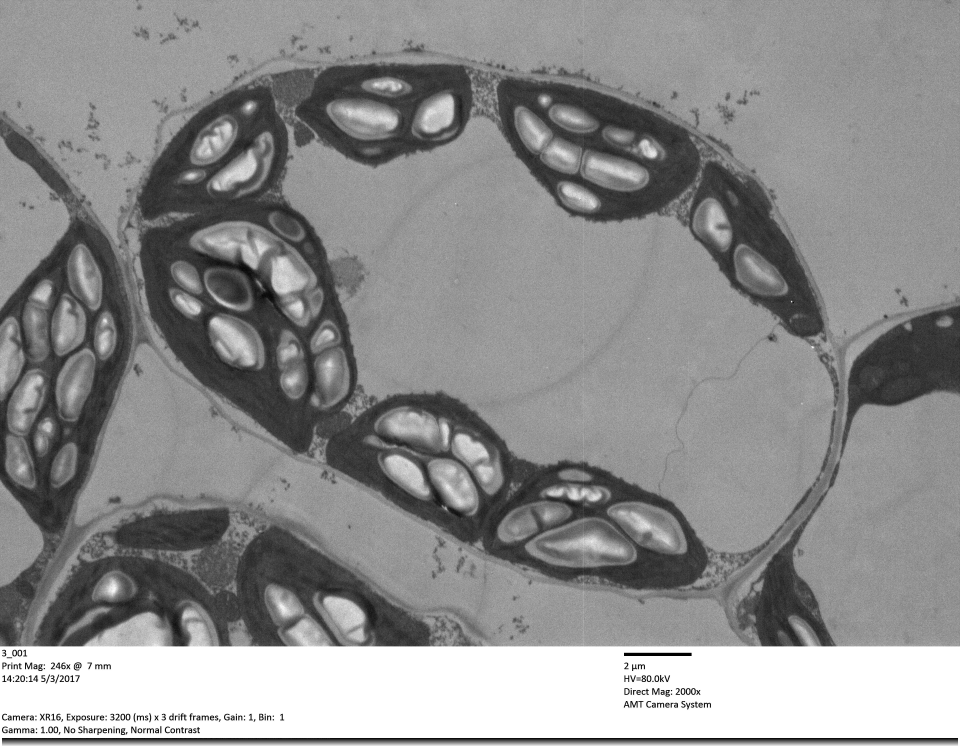
#> input picture OrgSegNet_LocalDevlopment/test_img/C040.jpg, 4800 x 3730 px (shown at 1/5 size)
$ python main.py   (older library calls are emulated)
#> lines starting #> are read from the running program, lines starting #| are printed output that depends on the picture
### OrgSegNet_LocalDevlopment/utils/inference_model.py
import onnxruntime as ort
import numpy as np
from PIL import Image
from utils.preprocess import preprocess
from utils.show_result import show_result
from utils.split_img import Crop_img
import warnings
warnings.filterwarnings("ignore")
def img_read(path):

#> called with path = 'test_img/C040.jpg'
    img_ori = Image.open(path).convert("RGB")
#> img_ori is the input picture: PIL image 4800x3730 RGB; min 0, max 255, mean 141.2
    old_img = img_ori
    img_ori = img_ori.resize([800, 600], Image.ANTIALIAS)
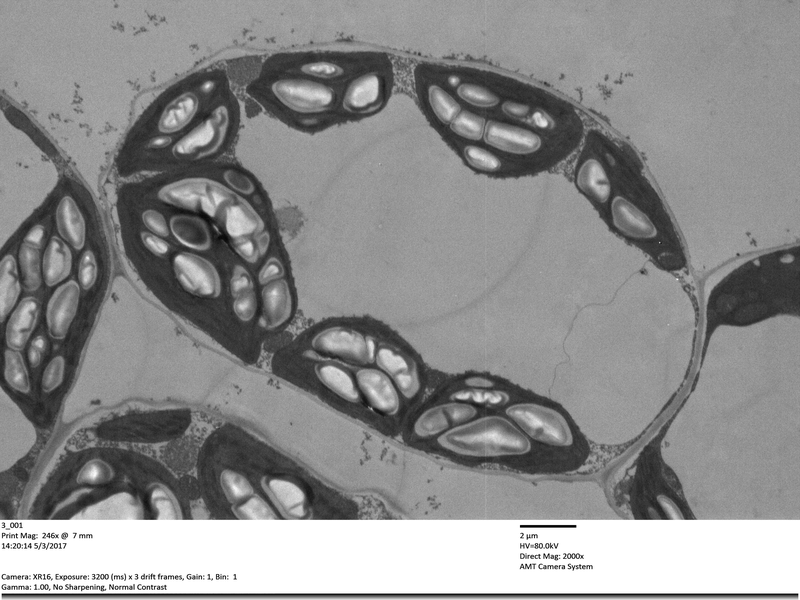
#> img_ori: PIL image 800x600 RGB; min 0, max 255, mean 141.2
    img_ori = np.array(img_ori)
    input_data = np.transpose(img_ori, (2, 0, 1))
    input_data = preprocess(input_data)
    input_data = input_data.reshape([1, 3, 600, 800])
    return input_data, old_img


def inference_model(path):

    input_data, old_img = img_read(path)
    onnx_path = r"../model_path/model.onnx"
    sess = ort.InferenceSession(onnx_path, providers=['CUDAExecutionProvider','CPUExecutionProvider'])
    input_name = sess.get_inputs()[0].name
    result = sess.run([], {input_name: input_data})
    seg_img, image = show_result(result, old_img)
    return old_img, seg_img, image

### OrgSegNet_LocalDevlopment/main.py
from PIL import Image
from utils.inference_model import inference_model
import os
from scipy.stats import norm
import cv2
import numpy as np
from utils.split_img import ReturnSplitImg
from threading import Thread
from utils.intensity import get_back_intensity
import pandas as pd
from utils.calculate_shape import VisGraphOther
import warnings

warnings.filterwarnings("ignore")


# [76 lines left out: functions func, cal_shape, not called in this run]


def main(path, rule, rule_length):
    old_img, seg_img, image = inference_model(path)
    background_intensity = get_back_intensity(old_img)

    L_old = old_img.convert("L")
    h, w = np.array(L_old).shape
    # |-user_1
    #   |--Chol
    #       |---shape_info
    #           |---LabeledShapes.png
    #           |---ShapeResultsTable.csv
    #           |---visibilityGraphs.gpickle
    #       |---Chlo__.tif
    #       |---Chlo_info.csv
    #       |---Chlo_.png
    #   |--Mito
    #   |--Nucl
    #   |--Vacu
    #   |--image.jpg


    user_path = r"user_2"
    if os.path.exists(user_path) == False:
        os.mkdir(user_path)


    image.save(user_path + "/image" + ".jpg")

    rule_per_pixel = round(rule / rule_length, 4)

    t1 = Thread(target=func, args=("Chloroplast", seg_img, background_intensity, L_old, h, w, user_path, rule_per_pixel))
    t2 = Thread(target=func, args=("Mitochondrion", seg_img, background_intensity, L_old, h, w, user_path, rule_per_pixel))
    t3 = Thread(target=func, args=("Vacuole", seg_img, background_intensity, L_old, h, w, user_path, rule_per_pixel))
    t4 = Thread(target=func, args=("Nucleus", seg_img, background_intensity, L_old, h, w, user_path, rule_per_pixel))


    t1.start()
    t2.start()
    t3.start()
    t4.start()

    t1.join()
    t2.join()
    t3.join()
    t4.join()

    resolution = max(h, w) // 100
    t1 = Thread(target=cal_shape, args=("Chloroplast", user_path, resolution))
    t2 = Thread(target=cal_shape, args=("Mitochondrion", user_path, resolution))
    t3 = Thread(target=cal_shape, args=("Vacuole", user_path, resolution))
    t4 = Thread(target=cal_shape, args=("Nucleus", user_path, resolution))

    t1.start()
    t2.start()
    t3.start()
    t4.start()

    t1.join()
    t2.join()
    t3.join()
    t4.join()


if __name__ == '__main__':

    path = r"test_img/C040.jpg"
    rule = 2000  # nm   1um=1000nm
    rule_length = 340  # 340 pixels
    main(path, rule, rule_length)
#> (the call stopped at in img_read, `input_data = preprocess(input_data)`: utils is not available in this run)

$ run again, with OrgSegNet_LocalDevlopment/test_img/2000nm520pixels.jpg copied over OrgSegNet_LocalDevlopment/test_img/C040.jpg
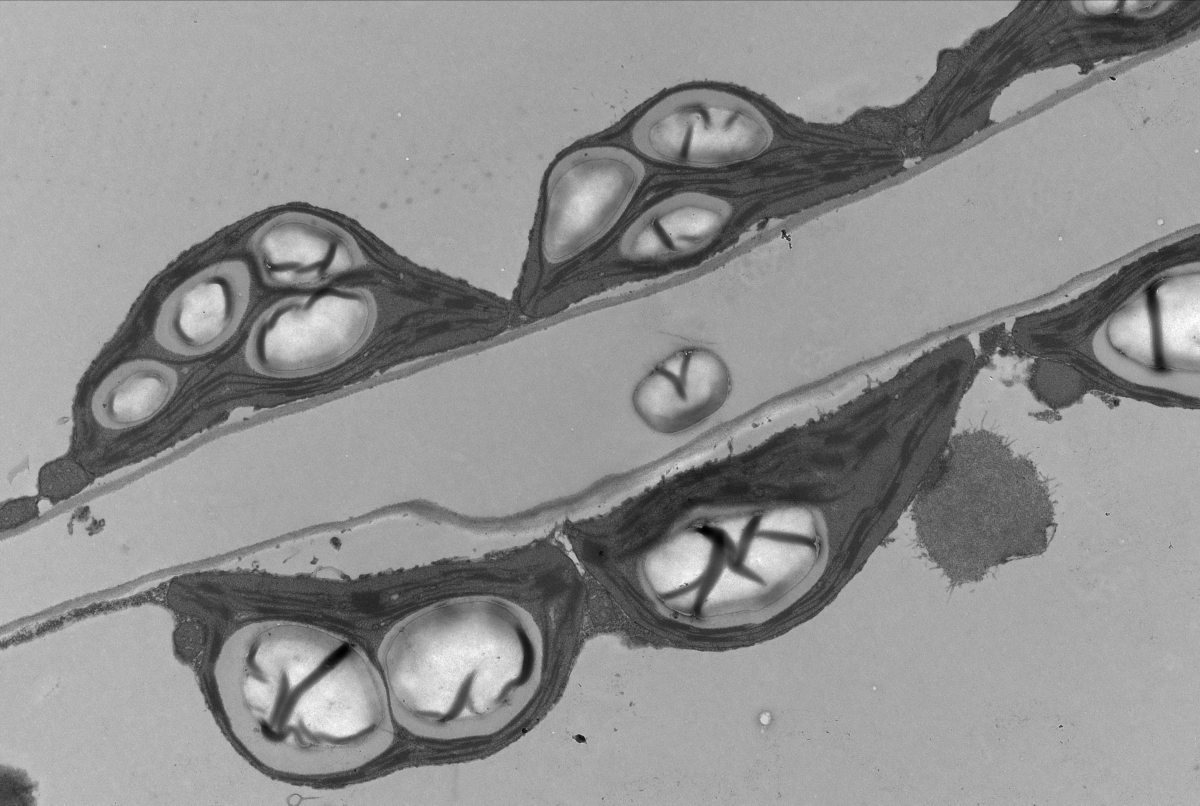
#> input picture OrgSegNet_LocalDevlopment/test_img/2000nm520pixels.jpg, 4800 x 3221 px (shown at 1/4 size)
#> in img_read, img_ori is the input picture: PIL image 4800x3221 RGB; min 0, max 255, mean 143.9
#> in img_read, `img_ori = img_ori.resize([800, 600], Image.ANTIALIAS)`:
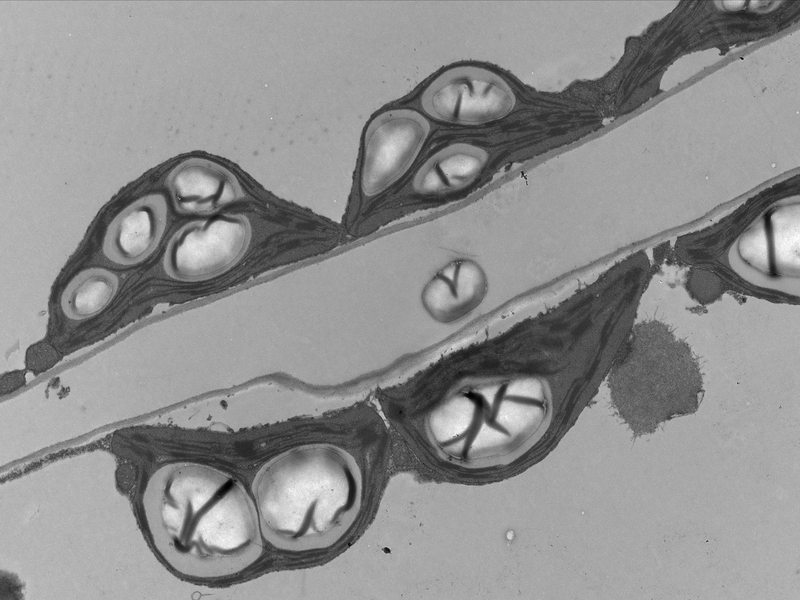
#> img_ori: PIL image 800x600 RGB; min 0, max 253, mean 143.9

$ run again, with OrgSegNet_LocalDevlopment/test_img/800nm520pixels.jpg copied over OrgSegNet_LocalDevlopment/test_img/C040.jpg
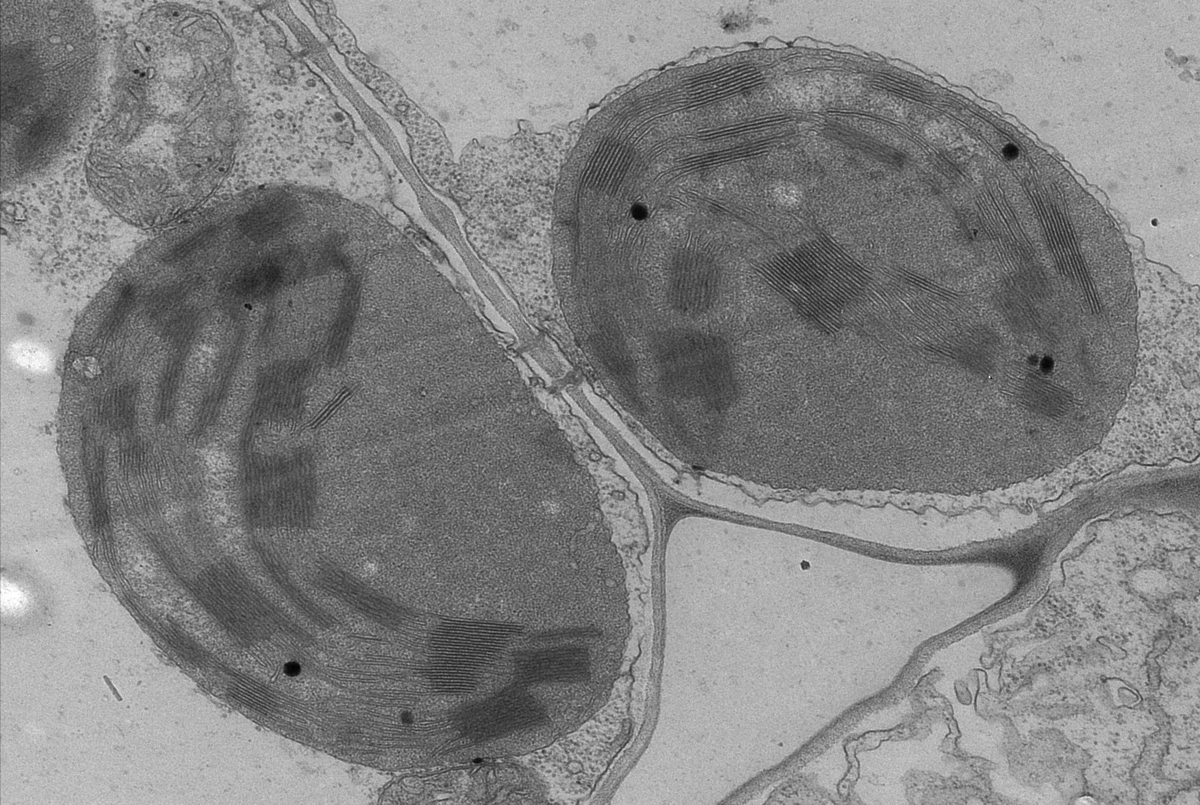
#> input picture OrgSegNet_LocalDevlopment/test_img/800nm520pixels.jpg, 4800 x 3218 px (shown at 1/4 size)
#> in img_read, img_ori is the input picture: PIL image 4800x3218 RGB; min 0, max 255, mean 130.7
#> in img_read, `img_ori = img_ori.resize([800, 600], Image.ANTIALIAS)`:
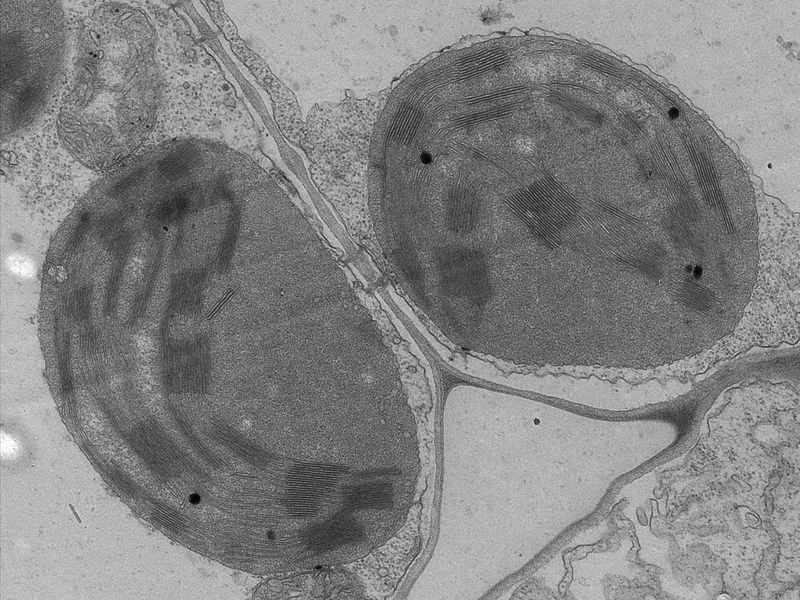
#> img_ori: PIL image 800x600 RGB; min 3, max 255, mean 130.8

$ run again, with OrgSegNet_LocalDevlopment/test_img/A_029.jpg copied over OrgSegNet_LocalDevlopment/test_img/C040.jpg
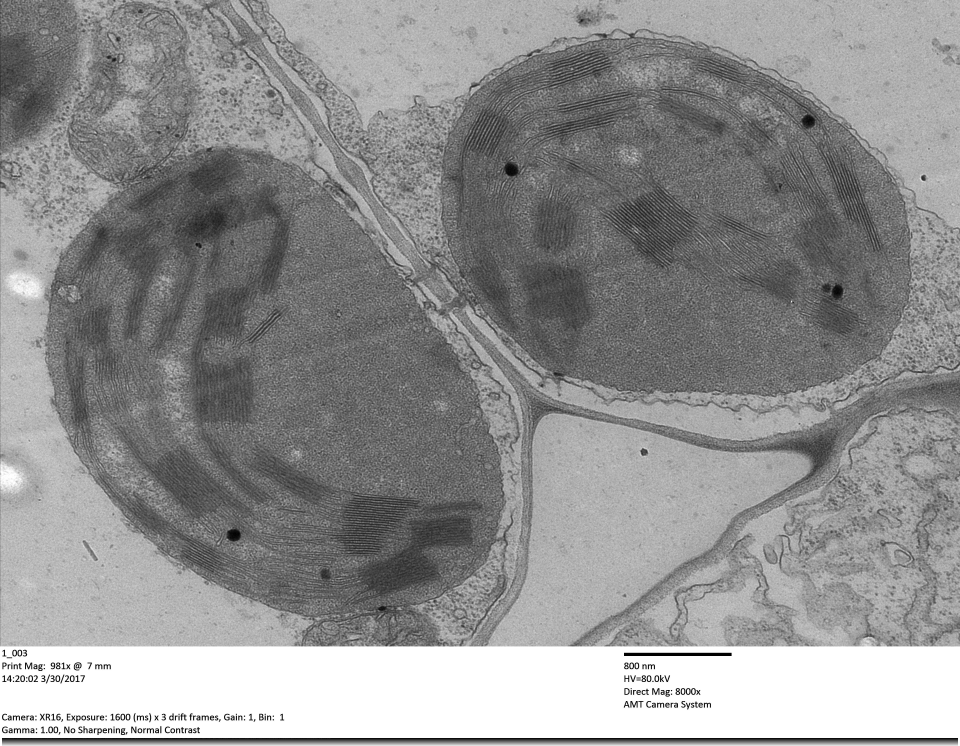
#> input picture OrgSegNet_LocalDevlopment/test_img/A_029.jpg, 4800 x 3730 px (shown at 1/5 size)
#> in img_read, img_ori is the input picture: PIL image 4800x3730 RGB; min 0, max 255, mean 145.1
#> in img_read, `img_ori = img_ori.resize([800, 600], Image.ANTIALIAS)`:
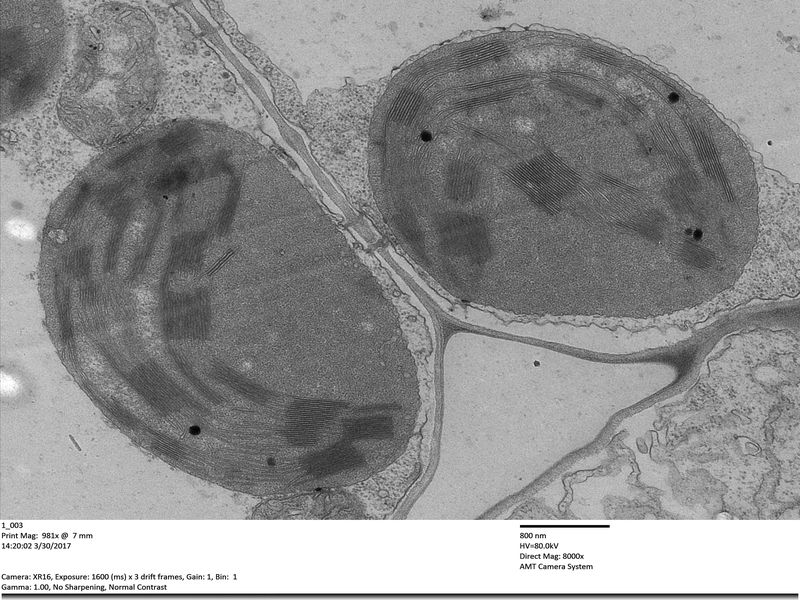
#> img_ori: PIL image 800x600 RGB; min 0, max 255, mean 145
